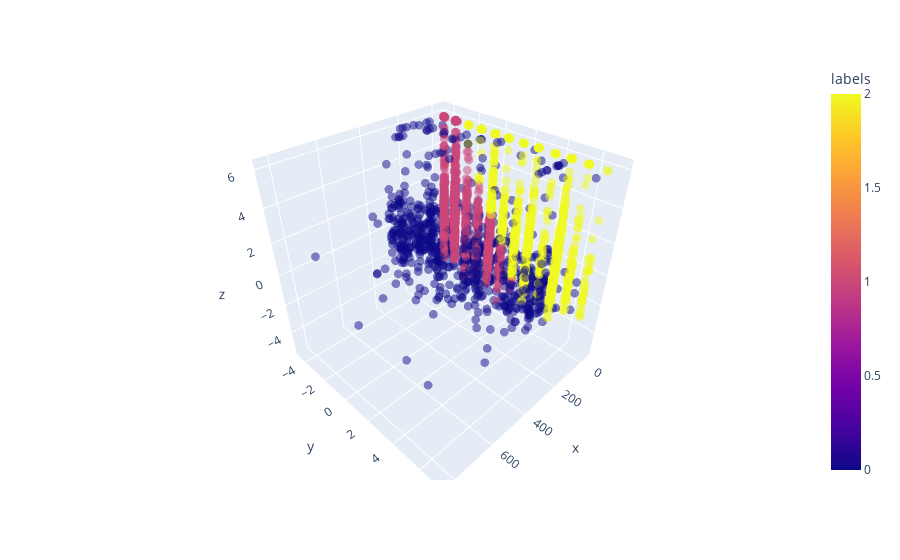

Notebook cell for this chart:
### Code cell
import plotly.express as px
def plot_3d(df, name='labels'):
    iris = px.data.iris()
    fig = px.scatter_3d(df, x='x', y='y', z='z',
                  color=name, opacity=0.5)
    

    fig.update_traces(marker=dict(size=3))
    fig.show()
pca_df = prepare_pca(3, ds_v2, normalized_kmeans.labels_)
plot_3d(pca_df)

### Figure 1 — Plotly figure (JSON) as saved in the notebook; plotly's stock layout.template omitted (floating-point values rounded to 4 significant figures; data arrays with more than 128 entries replaced by an {"elided": "..."} marker saying what was removed)
{"data": [{"hovertemplate": "x=%{x}<br>y=%{y}<br>z=%{z}<br>labels=%{marker.color}<extra></extra>", "legendgroup": "", "marker": {"color": {"elided": "4155 int values"}, "coloraxis": "coloraxis", "opacity": 0.5, "size": 3, "symbol": "circle"}, "mode": "markers", "name": "", "scene": "scene", "showlegend": false, "type": "scatter3d", "x": {"elided": "4155 float values"}, "y": {"elided": "4155 float values"}, "z": {"elided": "4155 float values"}}], "layout": {"coloraxis": {"colorbar": {"title": {"text": "labels"}}, "colorscale": [[0, "#0d0887"], [0.1111, "#46039f"], [0.2222, "#7201a8"], [0.3333, "#9c179e"], [0.4444, "#bd3786"], [0.5556, "#d8576b"], [0.6667, "#ed7953"], [0.7778, "#fb9f3a"], [0.8889, "#fdca26"], [1, "#f0f921"]]}, "legend": {"tracegroupgap": 0}, "margin": {"t": 60}, "scene": {"domain": {"x": [0, 1], "y": [0, 1]}, "xaxis": {"title": {"text": "x"}}, "yaxis": {"title": {"text": "y"}}, "zaxis": {"title": {"text": "z"}}}}}
